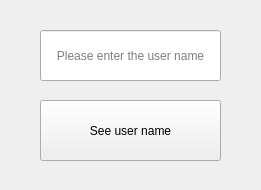
<?xml version="1.0" encoding="UTF-8"?>
<ui version="4.0">
 <class>ButtonWithMyName</class>
 <widget class="QWidget" name="ButtonWithMyName">
  <property name="geometry">
   <rect>
    <x>0</x>
    <y>0</y>
    <width>261</width>
    <height>190</height>
   </rect>
  </property>
  <property name="windowTitle">
   <string>ButtonWithMyName</string>
  </property>
  <widget class="QLineEdit" name="user_name_input">
   <property name="geometry">
    <rect>
     <x>40</x>
     <y>30</y>
     <width>181</width>
     <height>51</height>
    </rect>
   </property>
   <property name="text">
    <string/>
   </property>
   <property name="alignment">
    <set>Qt::AlignCenter</set>
   </property>
   <property name="placeholderText">
    <string>Please enter the user name</string>
   </property>
  </widget>
  <widget class="QPushButton" name="see_user_name">
   <property name="geometry">
    <rect>
     <x>40</x>
     <y>100</y>
     <width>181</width>
     <height>61</height>
    </rect>
   </property>
   <property name="text">
    <string>See user name</string>
   </property>
  </widget>
 </widget>
 <resources/>
 <connections/>
</ui>
